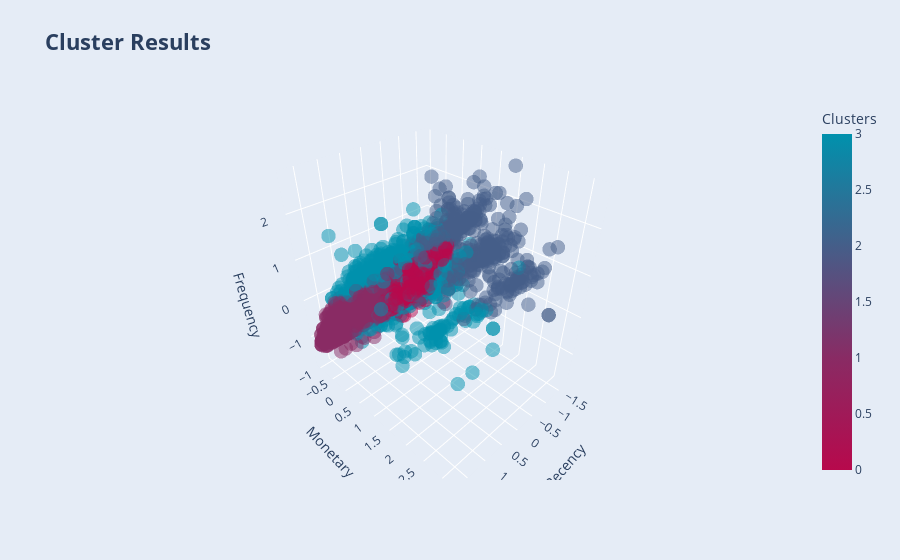

The notebook cell saved with this chart:
### Code cell
#plotting cluster results
fig = px.scatter_3d(df_rfm_scaled, x='Recency', y='Monetary', z='Frequency',
                    color='Clusters',title='<b>Cluster Results</b>',
                    opacity=0.5,color_continuous_scale=colors_cluster)

fig.update_traces(marker_size=5)

fig.update_layout(showlegend=False,paper_bgcolor='rgb(229, 236, 246)',
                  title_font_size=22)

fig.show()

### Figure 1 — Plotly figure (JSON) as saved in the notebook; plotly's stock layout.template omitted (floating-point values rounded to 4 significant figures; data arrays with more than 128 entries replaced by an {"elided": "..."} marker saying what was removed)
{"data": [{"hovertemplate": "Recency=%{x}<br>Monetary=%{y}<br>Frequency=%{z}<br>Clusters=%{marker.color}<extra></extra>", "legendgroup": "", "marker": {"color": {"elided": "2240 int values"}, "coloraxis": "coloraxis", "opacity": 0.5, "size": 5, "symbol": "circle"}, "mode": "markers", "name": "", "scene": "scene", "showlegend": false, "type": "scatter3d", "x": {"elided": "2240 float values"}, "y": {"elided": "2240 float values"}, "z": {"elided": "2240 float values"}}], "layout": {"coloraxis": {"colorbar": {"title": {"text": "Clusters"}}, "colorscale": [[0, "rgb(183, 9, 76)"], [0.3333, "rgb(137, 43, 100)"], [0.6667, "rgb(69, 94, 137)"], [1, "rgb(0, 145, 173)"]]}, "legend": {"tracegroupgap": 0}, "paper_bgcolor": "rgb(229, 236, 246)", "scene": {"domain": {"x": [0, 1], "y": [0, 1]}, "xaxis": {"title": {"text": "Recency"}}, "yaxis": {"title": {"text": "Monetary"}}, "zaxis": {"title": {"text": "Frequency"}}}, "showlegend": false, "title": {"font": {"size": 22}, "text": "<b>Cluster Results</b>"}}}
